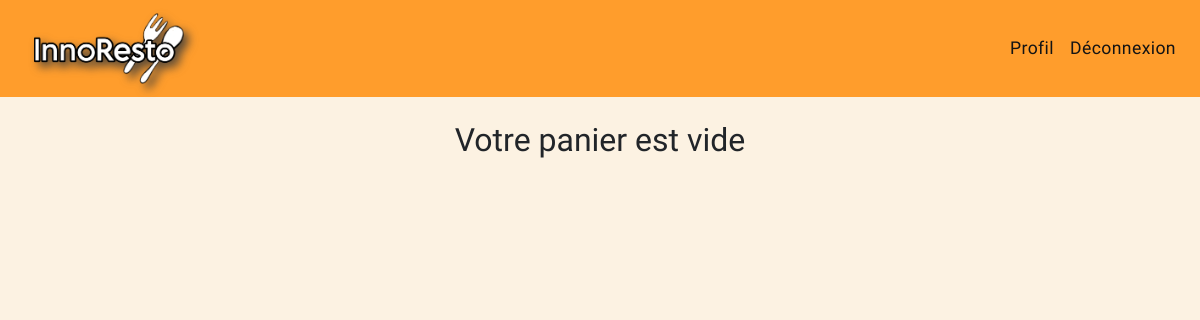
The page /cart/ (signed in) on the database as committed earlier.
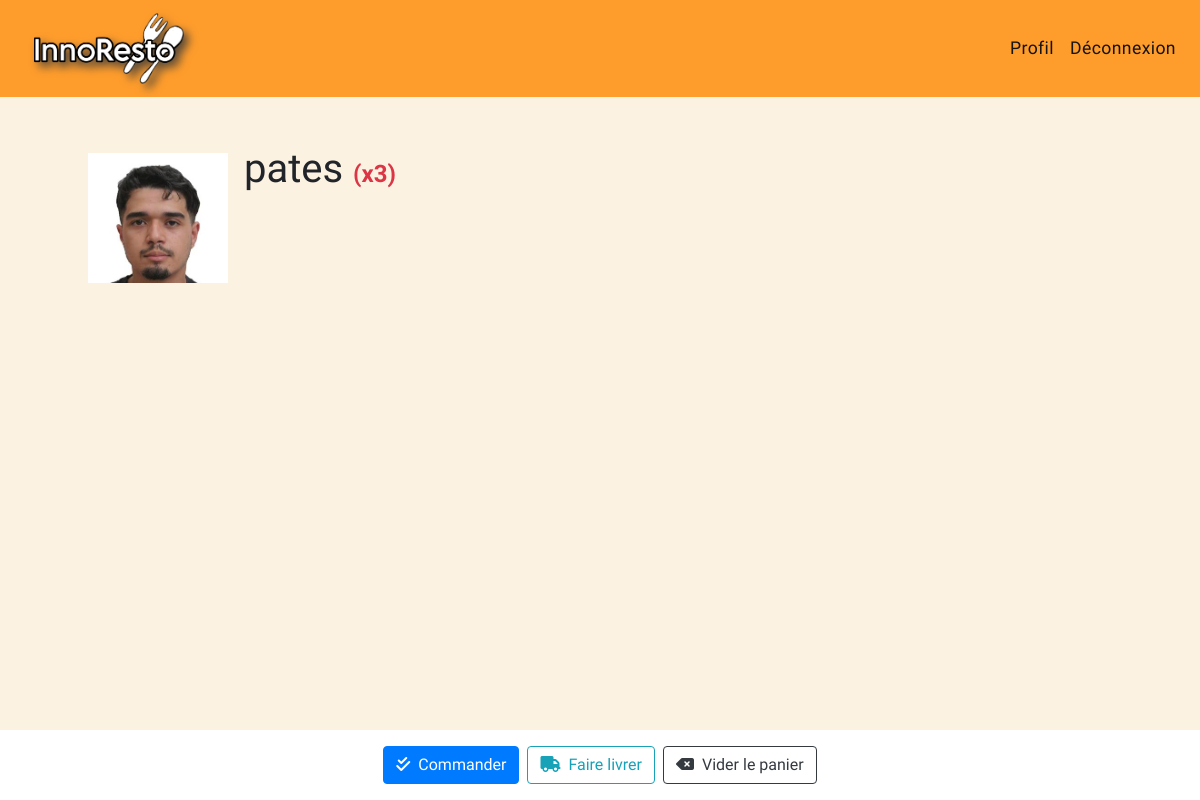
The same page on the database as committed later.
### app1/models.py (models this page shows, shortened)
class Order(models.Model):
    user = models.ForeignKey(settings.AUTH_USER_MODEL, on_delete=models.CASCADE, null=True, blank=True)
    product = models.ForeignKey('Product', on_delete=models.CASCADE)
    quantity = models.IntegerField(default=1)
    ordered = models.BooleanField(default=False)
    ordered_date = models.DateTimeField(auto_now_add=True, null=True)
    processed = models.BooleanField(default=False)
    delivery = models.BooleanField(default=False)

class Product(models.Model):
    name = models.CharField(max_length=128)
    slug = models.SlugField(unique=True, max_length=255, blank=True, null=True, editable=False)
    price = models.FloatField(default=0.0)
    description = models.TextField(blank=True)
    thumbnail = models.ImageField(upload_to="products", blank=True, null=True)
    restaurant = models.ForeignKey(Restaurant, on_delete=models.CASCADE, related_name='products')    # menu = models.ForeignKey(Menu, on_delete=models.CASCADE, related_name='products')

### app1/views.py (the view)
# urls.py: path('cart/', views.cart, name="cart"),
def cart(request):
    user = request.user
    try:
        cart = Cart.objects.get(user__id=user.id)
        orders = cart.orders.all()
        return render(request, 'app1/cart.html', {'orders': orders,'cart':cart})
    except Cart.DoesNotExist:
        orders = []
        return render(request, 'app1/cart.html', {'orders': orders})

### templates/app1/cart.html (shortened to what this page needs)
{% extends 'base.html' %}
{% block content %}
{% if orders %}
<ul class="m-5">
    {% for order in orders %}
    <li style="display:block;clear:both;">
        {% if order.product.thumbnail%}
                <div class="float-left mr-3 mt-2" style="width:140px; height:130px; overflow: hidden;">
                  <img src="{{ order.product.thumbnail.url }}" alt="" height="" style="width:100%;object-fit: cover;">
                </div>
        {%endif%}
        <h1 class="mt-4">{{ order.product.name }} <span class="text-danger" style="font-size: 60%; font-weight:bold;">(x{{ order.quantity }})</span> </h1>
    </li>
    {% endfor %}
</ul>
<div class="fixed-bottom bg-white p-3 d-flex justify-content-center">
  <a href="{% url 'valider' %}" class="btn btn-primary d-inline-block mr-2"><i class="fa-solid fa-check-double mr-2"></i>Commander</a>
  <button type="button" onclick="openModal('{% url 'livraison' %}')" class="btn btn-outline-info" ><i class="fa-solid fa-truck mr-2"></i>Faire livrer</button>
  <a href="{% url 'delete_cart' cart.id%}" class="btn btn-outline-dark  d-inline-block  ml-2"><i class="fa-solid fa-delete-left mr-2"></i>Vider le panier</a>
</div>
<br><br><br>
{% else %}
<center>
<h2 class="m-4">Votre panier est vide</h2>
</center>
{% endif %}
{% endblock %}

Rows that differ between the two databases and show on the page:
added Order: product.thumbnail (picture), product.name "pates", quantity "3"
Other text that changed with them:
text no longer shown: "Votre panier est vide"
text now shown: "Commander Faire livrer Vider le panier"
